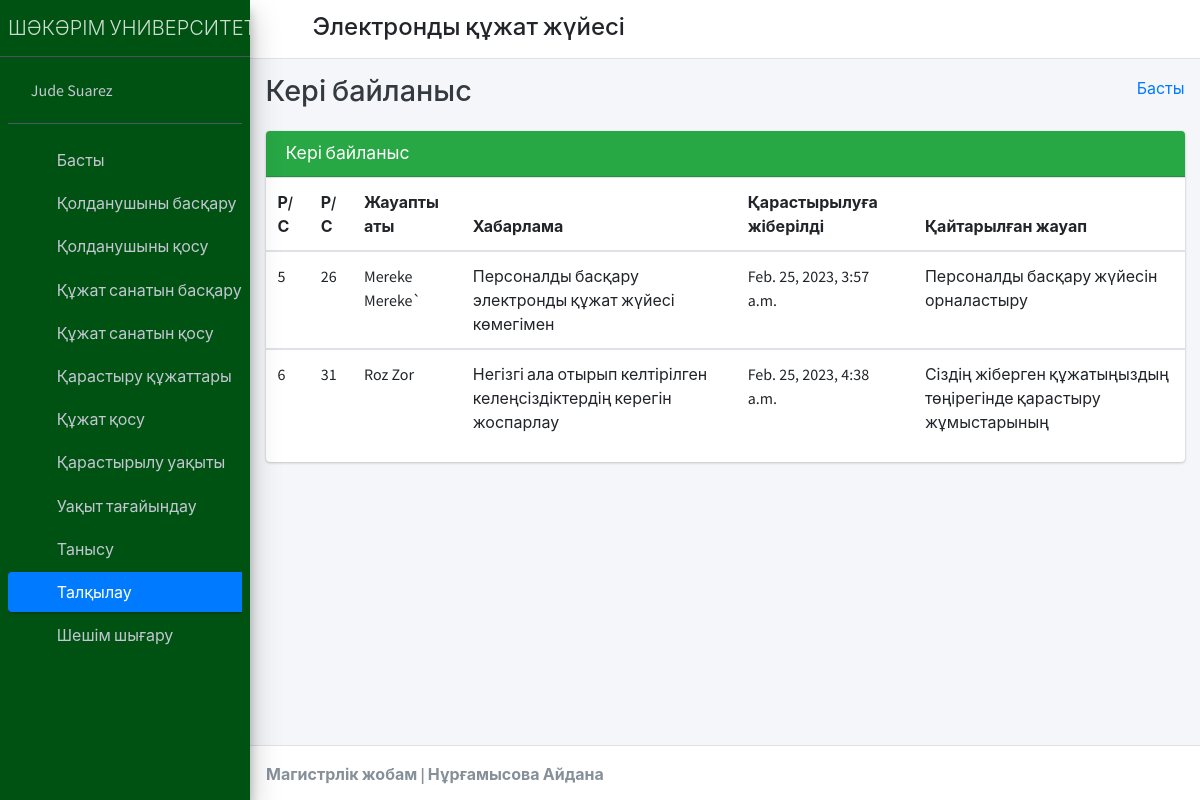
/staff_feedback_message/ (signed in), run on the app's committed database.
### student_management_app/models.py (models this page shows)
class CustomUser(AbstractUser):
    user_type_data = ((1, "HOD"), (2, "Staff"), (3, "Student"))
    user_type = models.CharField(default=1, choices=user_type_data, max_length=10)

class FeedBackStaffs(models.Model):
    id = models.AutoField(primary_key=True)
    staff_id = models.ForeignKey(Staffs, on_delete=models.CASCADE)
    feedback = models.TextField()
    feedback_reply = models.TextField()
    created_at = models.DateTimeField(auto_now_add=True)
    updated_at = models.DateTimeField(auto_now=True)
    objects = models.Manager()

class Staffs(models.Model):
    id = models.AutoField(primary_key=True)
    admin = models.OneToOneField(CustomUser, on_delete = models.CASCADE)
    address = models.TextField()
    created_at = models.DateTimeField(auto_now_add=True)
    updated_at = models.DateTimeField(auto_now=True)
    objects = models.Manager()

### student_management_app/HodViews.py (the view)
# urls.py: path('staff_feedback_message/', HodViews.staff_feedback_message, name="staff_feedback_message"),
def staff_feedback_message(request):
    feedbacks = FeedBackStaffs.objects.all()
    context = {
        "feedbacks": feedbacks
    }
    return render(request, 'hod_template/staff_feedback_template.html', context)

### student_management_app/LoginCheckMiddleWare.py (called while the page is built, shortened)
    def process_view(self, request, view_func, view_args, view_kwargs):
        modulename = view_func.__module__
        user = request.user
        if user.is_authenticated:
            if user.user_type == "1":
                if modulename == "student_management_app.HodViews":
                    pass
                elif modulename == "student_management_app.views" or modulename == "django.views.static":
                    pass
                else:
                    return redirect("admin_home")
            else:
                return redirect("login")
        else:
            if request.path == reverse("login") or request.path == reverse("doLogin"):
                pass
            else:
                return redirect("login")

### student_management_app/templates/hod_template/staff_feedback_template.html (shortened to what this page needs)
{% extends 'hod_template/base_template.html' %}
{% block page_title %}
    Кері байланыс
{% endblock page_title %}
{% block main_content %}
{% load static %}
<section class="content">
        <div class="container-fluid">
            <div class="row">
                <div class="col-md-12">
                    <div class="card card-primary">
                        <div class="card-header" style="background:#28a745;">
                            <h3 class="card-title">Кері байланыс</h3>
                        </div>
                        <div class="table-responsive">
                            <table class="table">
                                <thead>
                                <tr>
                                    <th>Р/С</th>
                                    <th>Р/С</th>
                                    <th>Жауапты аты</th>
                                    <th>Хабарлама</th>
                                    <th>Қарастырылуға жіберілді</th>
                                    <th>Қайтарылған жауап</th>
                                </tr>
                                </thead>
                                {% for feedback in feedbacks %}
                                <tbody>
                                <tr>
                                    <td>{{ feedback.id }}</td>
                                    <td>{{ feedback.staff_id.admin.id }}</td>
                                    <td>{{ feedback.staff_id.admin.first_name }} {{ feedback.staff_id.admin.last_name }}</td>
                                    <td>{{ feedback.feedback }}</td>
                                    <td>{{ feedback.created_at }}</td>
                                    <td>
                                        {% if feedback.feedback_reply == "" %}
                                            <button class="btn btn-success reply_open_modal" data-toggle="modal" data-target="#replyModal">Reply</button>
                                        {% else %}
                                            {{ feedback.feedback_reply }}
                                        {% endif %}
                                    </td>
                                </tr>
                                </tbody>
                                {% endfor %}
                            </table>
                        </div>
                    </div>
                </div>
            </div>
        </div>
      </section>
  {% endblock main_content %}

### student_management_app/templates/hod_template/sidebar_template.html
{% load static %}
<aside class="main-sidebar sidebar-dark-primary elevation-4" style="background-color:#005213;">
      <a href="{% url 'admin_home' %}" class="brand-link">
        <span class="brand-text font-weight-light">ШӘКӘРІМ УНИВЕРСИТЕТІ</span>
      </a>
      <div class="sidebar">
        <div class="user-panel mt-3 pb-3 mb-3 d-flex">
          <div class="image">
          </div>
          <div class="info">
            <a href="{% url 'admin_profile' %}" class="d-block">{{ user.first_name }} {{ user.last_name }}</a>
          </div>
        </div>
        <nav class="mt-2">
          <ul class="nav nav-pills nav-sidebar flex-column" data-widget="treeview" role="menu" data-accordion="false">
            <li class="nav-item">
              {% url 'admin_home' as admin_home %}
              <a href="{{ admin_home }}" class="nav-link {% if request.path == admin_home %} active {% endif %}">
                <i class="nav-icon fas fa-tachometer-alt"></i>
                <p>
                  Басты
                </p>
              </a>
            </li>
            <li class="nav-item">
              {% url 'manage_staff' as manage_staff %}
              {% url 'edit_staff' staff_id=id as edit_staff %}
              <a href="{{ manage_staff }}" class="nav-link {% if request.path == manage_staff %} active {% endif %} {% if request.path == edit_staff %} active {% endif %}">
                <i class="nav-icon fas fa-chalkboard-teacher"></i>
                <p>
                  Қолданушыны басқару
                </p>
              </a>
            </li>
            <li class="nav-item">
              {% url 'add_staff' as add_staff %}
              <a href="{{ add_staff }}" class="nav-link {% if request.path == add_staff %} active {% endif %}">
                <i class="nav-icon fas fa-th"></i>
                <p>
                  Қолданушыны қосу
                </p>
              </a>
            </li>
            <li class="nav-item">
              {% url 'manage_course' as manage_course %}
              {% url 'edit_course' course_id=id as edit_course %}
              <a href="{{ manage_course }}" class="nav-link {% if request.path == manage_course %} active {% endif %} {% if request.path == edit_course %} active {% endif %}">
                <i class="nav-icon fas fa-chalkboard"></i>
                <p>
                  Құжат санатын басқару
                </p>
              </a>
            </li>
            <li class="nav-item">
            {% url 'add_course' as add_course %}
              <a href="{{ add_course }}" class="nav-link {% if request.path == add_course %} active {% endif %}">
                <i class="nav-icon fas fa-th"></i>
                <p>
                  Құжат санатын қосу
                </p>
              </a>
            </li>
            <li class="nav-item">
              {% url 'manage_subject' as manage_subject %}
              {% url 'edit_subject' subject_id=id as edit_subject %}
              <a href="{{ manage_subject }}" class="nav-link {% if request.path == manage_subject %} active {% endif %} {% if request.path == edit_subject %} active {% endif %}">
                <i class="nav-icon fas fa-book"></i>
                <p>
                  Қарастыру құжаттары
                </p>
              </a>
            </li>
            <li class="nav-item">
              {% url 'add_subject' as add_subject %}
              <a href="{{ add_subject }}" class="nav-link {% if request.path == add_subject %} active {% endif %}">
                <i class="nav-icon fas fa-th"></i>
                <p>
                  Құжат қосу
                </p>
              </a>
            </li>
            <li class="nav-item">
              {% url 'manage_session' as manage_session %}
              {% url 'edit_session' session_id=id as edit_session %}
              <a href="{{ manage_session }}" class="nav-link {% if request.path == manage_session %} active {% endif %} {% if request.path == edit_session %} active {% endif %}">
                <i class="nav-icon fas fa-graduation-cap"></i>
                <p>
                  Қарастырылу уақыты
                </p>
              </a>
            </li>
            <li class="nav-item">
              {% url 'add_session' as add_session %}
              <a href="{{ add_session }}" class="nav-link {% if request.path == add_session %} active {% endif %}">
                <i class="nav-icon fas fa-th"></i>
                <p>
                  Уақыт тағайындау
                </p>
              </a>
            </li>
            <li class="nav-item">
              {% url 'admin_view_attendance' as admin_view_attendance %}
              <a href="{{ admin_view_attendance }}" class="nav-link {% if request.path == admin_view_attendance %} active {% endif %}">
                <i class="nav-icon fas fa-calendar-alt"></i>
                <p>
                  Танысу
                </p>
              </a>
            </li>
            <li class="nav-item">
              {% url 'staff_feedback_message' as staff_feedback_message %}
              <a href="{{ staff_feedback_message }}" class="nav-link {% if request.path == staff_feedback_message %} active {% endif %}">
                <i class="nav-icon fas fa-th"></i>
                <p>
                  Талқылау
                </p>
              </a>
            </li>
            <li class="nav-item">
              {% url 'staff_leave_view' as staff_leave_view %}
              <a href="{{ staff_leave_view }}" class="nav-link {% if request.path == staff_leave_view %} active {% endif %}">
                <i class="nav-icon fas fa-th"></i>
                <p>
                  Шешім шығару
                </p>
              </a>
            </li>
          </ul>
        </nav>
      </div>
    </aside>

### data on the page
CustomUser: first_name "Jude", last_name "Suarez"
FeedBackStaffs: id "5", staff_id.admin.id "26", staff_id.admin.first_name "Mereke", staff_id.admin.last_name "Mereke`", feedback "Персоналды басқару электронды құжат жүйесі көмегімен", created_at "Feb. 25, 2023, 3:57 a.m.", feedback_reply "Персоналды басқару жүйесін орналастыру"
FeedBackStaffs: id "6", staff_id.admin.id "31", staff_id.admin.first_name "Roz", staff_id.admin.last_name "Zor", feedback "Негізгі ала отырып келтірілген келеңсіздіктердің керегін жоспарлау", created_at "Feb. 25, 2023, 4:38 a.m.", feedback_reply "Сіздің жіберген құжатыңыздың төңірегінде қарастыру жұмыстарының"
